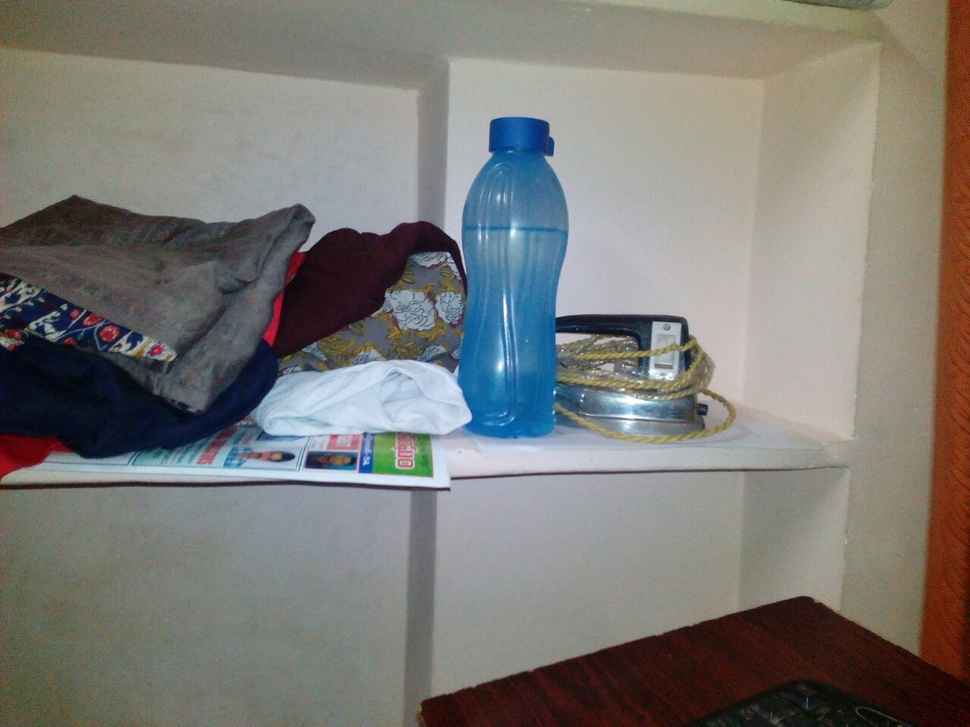
#> input picture opencvobject.jpeg, 970 x 727 px, shrunk from 1280 x 960 before the run
$ python opencvobj.py   (Python 2 division)
#> lines starting #> are read from the running program, lines starting #| are printed output that depends on the picture; after the words box and inside, x2 and y2 are one past the last pixel; in counts of white or black regions, pixels touching at a corner belong together
import cv2
import numpy as np
img= cv2.imread('opencvobject.jpeg',1)
#> img is the input picture: shape (727, 970, 3); mean B, G, R 117.9, 121.6, 123
# Convert BGR to HSV
cv2.namedWindow('image', cv2.WINDOW_NORMAL)
cv2.namedWindow('hsv', cv2.WINDOW_NORMAL)
cv2.namedWindow('res', cv2.WINDOW_NORMAL)
cv2.namedWindow('mask', cv2.WINDOW_NORMAL)

cv2.imshow('image',img)
hsv = cv2.cvtColor(img, cv2.COLOR_BGR2HSV)
#> hsv: shape (727, 970, 3); mean H, S, V 56, 58.7, 132.8
blue=np.uint8([[[255,0,0]]])
hsv_blue = cv2.cvtColor(blue, cv2.COLOR_BGR2HSV)
print hsv_blue
# define range of blue color in HSV
lower_blue = np.array([100,0,0])
upper_blue = np.array([103,255,255])
# Threshold the HSV image to get only blue colors
mask = cv2.inRange(hsv, lower_blue, upper_blue)
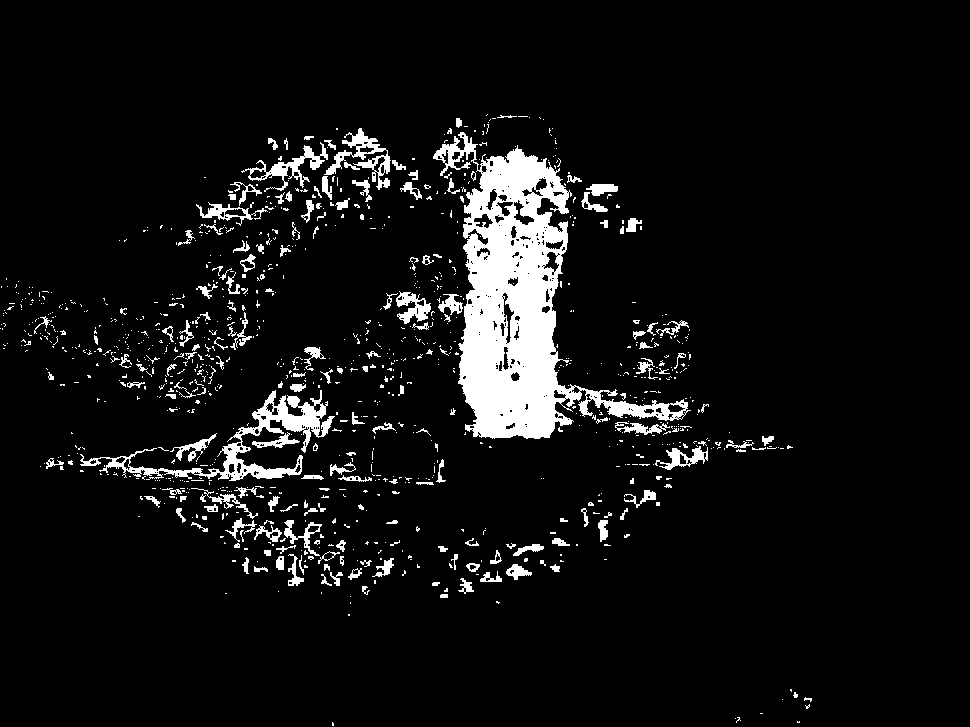
#> mask: shape (727, 970); 7% white; 1064 white regions (871 under 20 px), largest, box (x1, y1, x2, y2) and area: (433, 132, 691, 439) 25388, (80, 390, 335, 481) 4115, (324, 128, 391, 190) 1153
# Bitwise-AND mask and original image
res = cv2.bitwise_and(img,img, mask= mask)
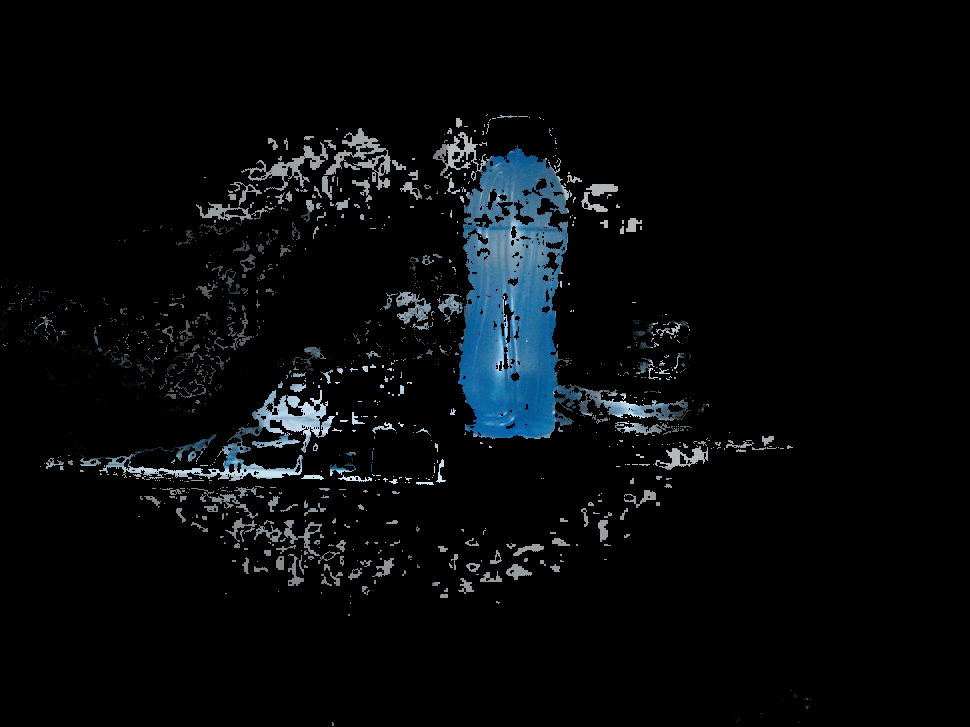
#> res: shape (727, 970, 3); mean B, G, R 11.1, 9.3, 6.7
cv2.imshow('mask',mask)
cv2.imshow('hsv',hsv)
cv2.imshow('res',res)
k = cv2.waitKey(0) & 0xFF
#> (key Esc is pressed here)
cv2.destroyAllWindows()
